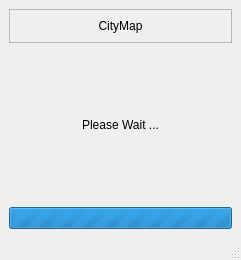
<ui version="4.0" >
 <class>MainWindow</class>
 <widget class="QMainWindow" name="MainWindow" >
  <property name="geometry" >
   <rect>
    <x>0</x>
    <y>0</y>
    <width>241</width>
    <height>260</height>
   </rect>
  </property>
  <property name="windowTitle" >
   <string>MainWindow</string>
  </property>
  <widget class="QWidget" name="centralwidget" >
   <layout class="QVBoxLayout" >
    <item>
     <widget class="QFrame" name="frame_2" >
      <property name="frameShape" >
       <enum>QFrame::StyledPanel</enum>
      </property>
      <property name="frameShadow" >
       <enum>QFrame::Raised</enum>
      </property>
      <layout class="QGridLayout" >
       <item row="0" column="0" >
        <widget class="QLabel" name="label_2" >
         <property name="text" >
          <string>CityMap</string>
         </property>
         <property name="textFormat" >
          <enum>Qt::AutoText</enum>
         </property>
         <property name="alignment" >
          <set>Qt::AlignCenter</set>
         </property>
        </widget>
       </item>
      </layout>
     </widget>
    </item>
    <item>
     <spacer>
      <property name="orientation" >
       <enum>Qt::Vertical</enum>
      </property>
      <property name="sizeHint" >
       <size>
        <width>20</width>
        <height>40</height>
       </size>
      </property>
     </spacer>
    </item>
    <item>
     <widget class="QLabel" name="label_3" >
      <property name="text" >
       <string>Please Wait ...</string>
      </property>
      <property name="alignment" >
       <set>Qt::AlignCenter</set>
      </property>
     </widget>
    </item>
    <item>
     <spacer>
      <property name="orientation" >
       <enum>Qt::Vertical</enum>
      </property>
      <property name="sizeHint" >
       <size>
        <width>223</width>
        <height>31</height>
       </size>
      </property>
     </spacer>
    </item>
    <item>
     <widget class="QProgressBar" name="progressBar" >
      <property name="enabled" >
       <bool>true</bool>
      </property>
      <property name="maximum" >
       <number>0</number>
      </property>
      <property name="value" >
       <number>-1</number>
      </property>
     </widget>
    </item>
   </layout>
  </widget>
  <widget class="QStatusBar" name="statusbar" />
 </widget>
 <resources/>
 <connections/>
</ui>
